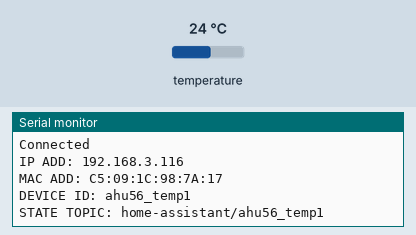
A program run on a simulated Arduino Nano, built with avr-gcc and run on an emulated ATmega328P. Parts: the last lines printed to the serial monitor. Inputs (shaded band) come from the test bench; at power-on: temperature 24 °C. WiFi joins after 1.5 s; servers stay silent unless stated; no MQTT or app messages arrive unless stated.

Above: at 2.8 s.
2.9 s: temperature set to 12 °C
At 11.5 s:
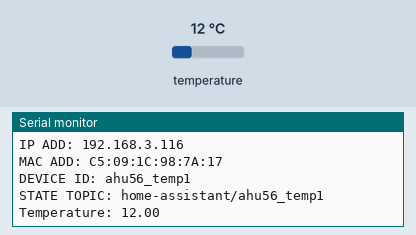
17.2 s: temperature set to 19 °C
At 21.6 s:
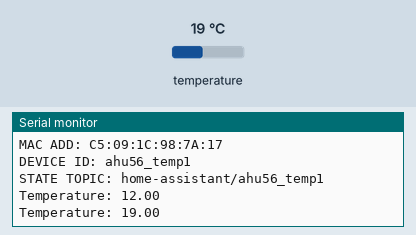

Measured:
- after the input at 2.9 s, the serial monitor: prints a new line after 7.9 s (image 1)
- after the input at 17.2 s, the serial monitor: prints a new line after 3.6 s (image 2)

The program:

main.cpp
```cpp
#include <Arduino.h>
#include <SPI.h>
#include <EthernetENC.h>
#include <PubSubClient.h>
#include <OneWire.h>
#include <DallasTemperature.h>

// Update these with values suitable for your network.

// Device settings
// AHU 3-4
// 192, 168, 3, 111 ahu34_temp1 0xC5, 0x09, 0x1C, 0x98, 0x79, 0x17
// 192, 168, 3, 112 ahu34_temp2 0xC5, 0x09, 0x1C, 0x98, 0x79, 0x18
// 192, 168, 3, 113 ahu34_temp3 0xC5, 0x09, 0x1C, 0x98, 0x79, 0x19
// 192, 168, 3, 114 ahu34_temp4 0xC5, 0x09, 0x1C, 0x98, 0x79, 0x1A
// 192, 168, 3, 115 ahu34_temp5 0xC5, 0x09, 0x1C, 0x98, 0x79, 0x1B

// AHU 5-6
// 192, 168, 3, 116 ahu56_temp1 0xC5, 0x09, 0x1C, 0x98, 0x7A, 0x17
// 192, 168, 3, 117 ahu56_temp2 0xC5, 0x09, 0x1C, 0x98, 0x7B, 0x18
// 192, 168, 3, 118 ahu56_temp3 0xC5, 0x09, 0x1C, 0x98, 0x7C, 0x19
// 192, 168, 3, 119 ahu56_temp4 0xC5, 0x09, 0x1C, 0x98, 0x7D, 0x1A


byte mac[]    = { 0xC5, 0x09, 0x1C, 0x98, 0x7A, 0x17 };
IPAddress ip(192, 168, 3, 116);
IPAddress server(192, 168, 3, 50);

const char* deviceId     = "ahu56_temp1";
const char* stateTopic   = "home-assistant/ahu56_temp1";
const char* username     = "mqtt-user";
const char* password     = "testing";

const int updateInterval = 10000;

unsigned long now = 0;
unsigned long lastReconnectAttempt = 0;
unsigned long lastPublish = 0;
int connectingAttempt = 0;

OneWire  oneWire(5);
DallasTemperature sensors(&oneWire);
String temperature = "";
char buf[7];

void(* resetFunc) (void) = 0;

void callback(char* topic, byte* payload, unsigned int length) {
     Serial.print("Message arrived [");
     Serial.print(topic);
     Serial.print("] ");
     for (int i=0;i<length;i++) {
          Serial.print((char)payload[i]);
     }
     Serial.println();
}

EthernetClient ethClient;
PubSubClient client(server, 1883, callback, ethClient);

boolean reconnect() {
     if (client.connect(deviceId, username, password)) {
          Serial.println("Connected");
     }
     return client.connected();
}

void setup()
{
     Serial.begin(9600);

     client.setServer(server, 1883);
     client.setCallback(callback);

     Ethernet.begin(mac, ip);

     reconnect();

     sensors.begin();

     Serial.print("IP ADD: ");
     Serial.println(Ethernet.localIP());
     Serial.print("MAC ADD: ");
     for (int i = 0; i < sizeof(mac); i++ ){
          char hexCar[2];
          sprintf(hexCar, "%02X", mac[i]);
          Serial.print(hexCar);
          if (i != sizeof(mac)-1){
               Serial.print(":");
          }
     }
     Serial.println();
     Serial.print("DEVICE ID: ");
     Serial.println(deviceId);
     Serial.print("STATE TOPIC: ");
     Serial.println(stateTopic);
     Serial.println();

     now = 0;
     lastReconnectAttempt = 0;
     lastPublish = 0;
     connectingAttempt = 0;
     delay(1500);
}

void loop(){
     now = millis();
     if (!client.connected()) {
          if (now - lastReconnectAttempt > 5000) {
               lastReconnectAttempt = now;
               connectingAttempt += 1;
               if (connectingAttempt >= 10){
                    resetFunc();
               }
               if (reconnect()) {
                    lastReconnectAttempt = 0;
                    connectingAttempt = 0;
               }
          }
     } else {
          // Client connected
          client.loop();
          if (now - lastPublish > updateInterval) {
               sensors.requestTemperatures();
               temperature = String(sensors.getTempCByIndex(0));
               temperature.toCharArray(buf, 7);
               Serial.print("Temperature: ");
               Serial.println(temperature);
               client.publish(stateTopic, buf);
               lastPublish = now;
          }
     }
}
```
